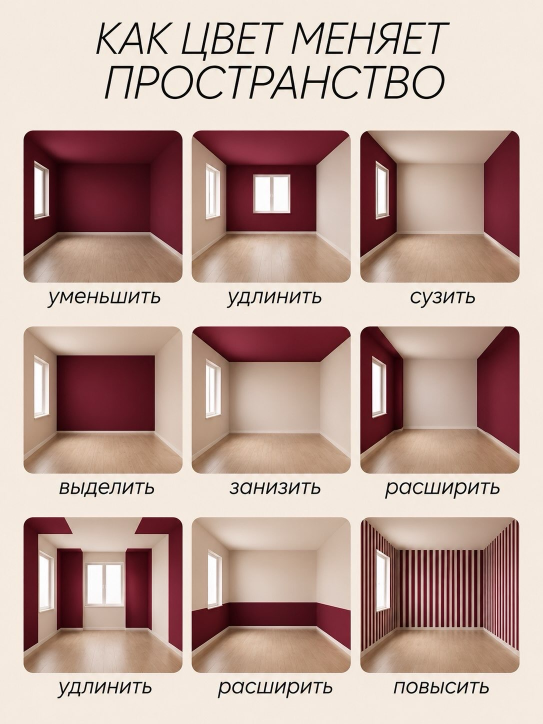
#> input picture tezis-stories-space/src/color.jpg, 1086 x 1448 px (shown at 1/2 size); its folder holds 4 pictures in this run
$ python tiles.py
#> lines starting #> are read from the running program, lines starting #| are printed output that depends on the picture
# Вырезает 9 комнат из каждой исходной картинки: python3 tiles.py
from PIL import Image
import os
here = os.path.dirname(os.path.abspath(__file__))
cols = [48, 385, 722]; rows = [261, 656, 1038]; W, H = 316, 300
for name in ['color', 'shades', 'lines', 'bigger', 'light']:
    im = Image.open(f'{here}/src/{name}.jpg').convert('RGB')
#> im is the input picture: PIL image 1086x1448 RGB; mean R, G, B 190.9, 164.8, 156
    for r, y in enumerate(rows):
        for c, x in enumerate(cols):
            # отступ 6px внутрь, чтобы убрать скругления и фон исходника
            im.crop((x+6, y+6, x+W-6, y+H-6)).save(f'{here}/tiles/{name}_{r*3+c+1}.jpg', quality=97)
#> this loop made 3 passes
#> pass 1, `im.crop((x+6, y+6, x+W-6, y+H-6)).save(f'{here}/tiles/{name}_{r*3+c+1}..`:
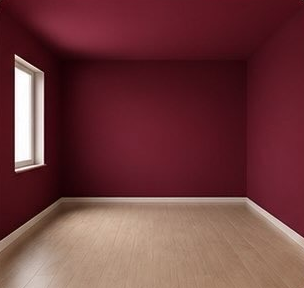
#> saved as color_1.jpg: PIL image 304x288 RGB; mean R, G, B 111.2, 59.6, 61.1
#> pass 1, `im.crop((x+6, y+6, x+W-6, y+H-6)).save(f'{here}/tiles/{name}_{r*3+c+1}..`:
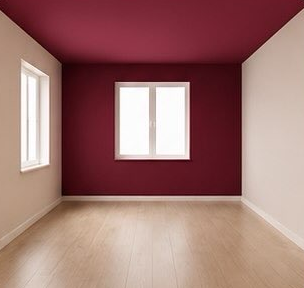
#> saved as color_2.jpg: PIL image 304x288 RGB; mean R, G, B 158.8, 117.1, 112.5
#> pass 1, `im.crop((x+6, y+6, x+W-6, y+H-6)).save(f'{here}/tiles/{name}_{r*3+c+1}..`:
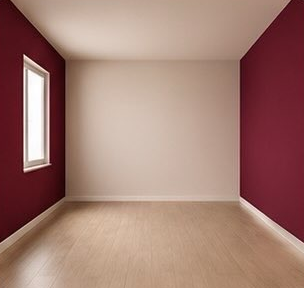
#> saved as color_3.jpg: PIL image 304x288 RGB; mean R, G, B 161.7, 124.1, 113.8
#> pass 2, `im.crop((x+6, y+6, x+W-6, y+H-6)).save(f'{here}/tiles/{name}_{r*3+c+1}..`:
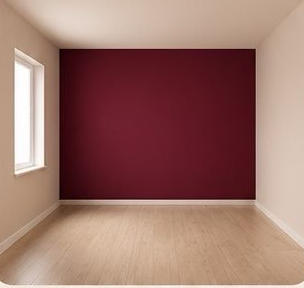
#> saved as color_4.jpg: PIL image 304x288 RGB; mean R, G, B 156.8, 116.4, 107
#> (the run stopped early here; a loop or call above may not have finished)
